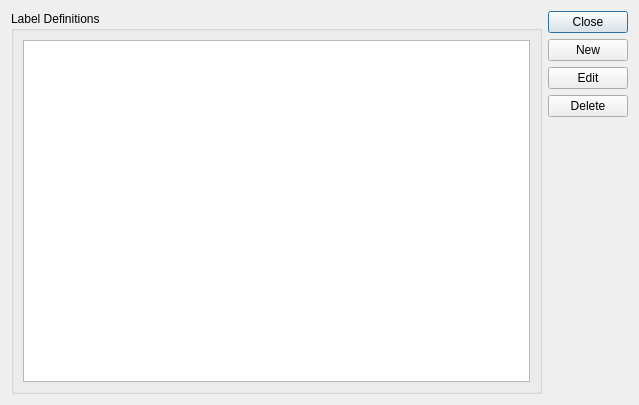
<?xml version="1.0" encoding="UTF-8"?>
<ui version="4.0">
 <class>LabelDefinitions</class>
 <widget class="QDialog" name="LabelDefinitions">
  <property name="geometry">
   <rect>
    <x>0</x>
    <y>0</y>
    <width>639</width>
    <height>405</height>
   </rect>
  </property>
  <property name="windowTitle">
   <string>Label Definitions</string>
  </property>
  <layout class="QGridLayout" name="gridLayout_2">
   <item row="0" column="0">
    <widget class="QGroupBox" name="groupBox">
     <property name="title">
      <string>Label Definitions</string>
     </property>
     <layout class="QGridLayout" name="gridLayout">
      <item row="0" column="0">
       <widget class="QListWidget" name="ldList"/>
      </item>
     </layout>
    </widget>
   </item>
   <item row="0" column="1">
    <layout class="QVBoxLayout" name="verticalLayout_2">
     <item>
      <layout class="QVBoxLayout" name="verticalLayout">
       <item>
        <widget class="QPushButton" name="btnClose">
         <property name="text">
          <string>Close</string>
         </property>
        </widget>
       </item>
       <item>
        <widget class="QPushButton" name="btnAdd">
         <property name="text">
          <string>New</string>
         </property>
        </widget>
       </item>
       <item>
        <widget class="QPushButton" name="btnEdit">
         <property name="text">
          <string>Edit</string>
         </property>
        </widget>
       </item>
       <item>
        <widget class="QPushButton" name="btnDelete">
         <property name="text">
          <string>Delete</string>
         </property>
        </widget>
       </item>
      </layout>
     </item>
     <item>
      <spacer name="verticalSpacer">
       <property name="orientation">
        <enum>Qt::Vertical</enum>
       </property>
       <property name="sizeHint" stdset="0">
        <size>
         <width>20</width>
         <height>218</height>
        </size>
       </property>
      </spacer>
     </item>
    </layout>
   </item>
  </layout>
 </widget>
 <resources/>
 <connections/>
</ui>
